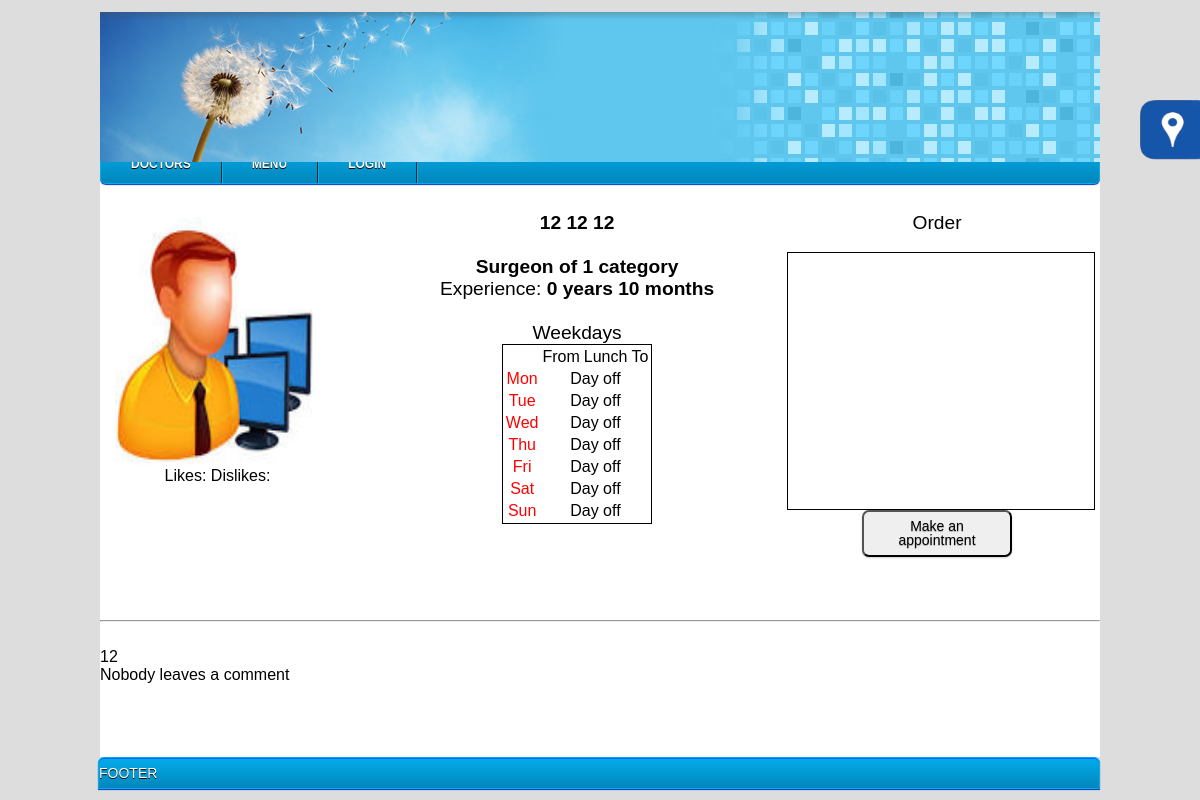
Page /index.php?doctor=35 on the committed database.
### tables this page shows
CREATE TABLE IF NOT EXISTS `Employee` (
  `Emp_ID` int(11) NOT NULL,
  `Class` int(11) NOT NULL,
  `First_Name` varchar(30) NOT NULL,
  `Surname` varchar(25) NOT NULL,
  `Middle_Name` varchar(30) DEFAULT NULL,
  `Prof` int(3) NOT NULL,
  `CarierStart` date NOT NULL,
  `Category` int(1) DEFAULT '5',
  `Phone_num` varchar(13) DEFAULT NULL,
  `Passport_data` varchar(30) NOT NULL,
  `Receipt_Date` date NOT NULL,
  `Image` varchar(50) NOT NULL,
  `CurriculumVitae` longtext NOT NULL
);

CREATE TABLE IF NOT EXISTS `Staff` (
  `Id` int(11) NOT NULL,
  `Name` varchar(30) NOT NULL,
  `Salary` double NOT NULL,
  `Unit` int(1) NOT NULL,
  `Image` varchar(50) NOT NULL
);

### pages/doctor.php (the view, shortened to what this page needs)
<?php
	if(isset($_GET[doctor])){
		$result = $mysqli->query("SELECT * FROM Employee WHERE Emp_ID=$_GET[doctor]");
		$data = $result->fetch_array();
		$result = $mysqli->query("SELECT Name FROM Staff WHERE Id = $data[Prof]");
		$dataFromStaff = $result->fetch_array();
		$currentDate = date('m/d/Y');
		$diff = abs(strtotime($currentDate) - strtotime($data[CarierStart]));
		$years = floor($diff / (365*60*60*24));
		$months = floor(($diff - $years * 365*60*60*24) / (30*60*60*24));
		$query = $mysqli->query("SELECT Likes, Dislikes FROM Rating WHERE Emp_ID = $data[Emp_ID]");
		$rating = $query->fetch_array(MYSQLI_ASSOC);
		print "
			<div class='docInfo'>
				<div class='doc_photo_rating'>
					<img src='../images/$data[Image]'>
					<div class='rating'>
						Likes: $rating[Likes]";
						print "
						Dislikes: $rating[Dislikes]
					</div>
				</div>";
				$workdays = array();
						print "
				<div class='doc_about'>
						<center><big><b>$data[First_Name] $data[Middle_Name] $data[Surname]<br><br>
					$dataFromStaff[Name] of $data[Category] category <br>
					</b>Experience:<b> $years years $months months</b><br>
					<br>
					<table class='brd' id='textCenter'>
						<tr><td></td><td>From</td><td colspan='2'>Lunch</td><td style='text-align: center;'>To</td></tr>Weekdays";
						if (!in_array("Mon", $workdays)) print "<tr><td><font color='red'>Mon</font></td><td colspan='4' style='text-align:center'>Day off</td></tr>";
						if (!in_array("Tue", $workdays)) print "<tr><td><font color='red'>Tue</font></td><td colspan='4' style='text-align:center'>Day off</td></tr>";
						if (!in_array("Wed", $workdays)) print "<tr><td><font color='red'>Wed</font></td><td colspan='4' style='text-align:center'>Day off</td></tr>";
						if (!in_array("Thu", $workdays)) print "<tr><td><font color='red'>Thu</font></td><td colspan='4' style='text-align:center'>Day off</td></tr>";
						if (!in_array("Fri", $workdays)) print "<tr><td><font color='red'>Fri</font></td><td colspan='4' style='text-align:center'>Day off</td></tr>";
						if (!in_array("Sat", $workdays)) print "<tr><td><font color='red'>Sat</font></td><td colspan='4' style='text-align:center'>Day off</td></tr>";
						if (!in_array("Sun", $workdays)) print "<tr><td><font color='red'>Sun</font></td><td colspan='4' style='text-align:center'>Day off</td></tr>";
						print "
					</table>";
					print "</big></center>
				</div>
				<div id='orderView'>
					<center> <big> Order </big> </center> <br>
					<div id='orderAction'>
						<script>
							window.onload = function() {
								orderView($data[Emp_ID]);
							};
						</script>
					</div>
					<center><button class='button' onClick='hiddenShow(\"b1\"); ";
							if(!$_SESSION['log'])
									echo "unregVisitorForm(".$data[Emp_ID].");'";
								else
									echo "datePicker($data[Emp_ID], ".$_SESSION[userData][ID].", 0);'";
							print " id='button11'>Make an appointment</button></center><br>
				</div>
			</div>
			<hr><br>$data[CurriculumVitae]<br>";
		$result = $mysqli->query("SELECT * FROM Emp_comments WHERE Emp_ID = $data[Emp_ID] ORDER by `Date` DESC") or die(mysql_error());
		$comments = $result->fetch_array();
		if($comments){
			do
			{
				$res = $mysqli->query("SELECT First_Name, Second_Name, ID FROM patients WHERE ID = $comments[Patient_Id]") or die(mysql_error());
				$patientData = $res->fetch_array();
				print "<div class='comment_block'>";
							if($_SESSION['class'] == 4 and $patientData[ID] == $_SESSION[userData][ID])
								print "$comments[Text] <a href='../phpHendlers/commentDeleting.php?id=$comments[Emp_comments_ID]&from=$data[Emp_ID]' style='text-decoration: none; text-color: grey'>&#10005</a><br>";
							else
								print "$comments[Text]<br>";
				print "<div class='comment_signiture'>$patientData[First_Name] $patientData[Second_Name]</div></div>";
			}
			while($comments = $result->fetch_array());
		}else{
			print '<centr>Nobody leaves a comment<br></center>';
		}
    }
?>

### styles/css.css (style rules this page uses)
* { font-family: Arial; }
body { background-color: #ddd; }
.button, input[type="submit"] { width: 100px; display: inline-block; outline: none; cursor: pointer; text-align: center; text-decoration: none; font: 14px/100% Arial, Helvetica, sans-serif; padding: .5em 2em .55em; text-shadow: 0 1px 1px rgba(0,0,0,.3); -webkit-border-radius: .5em; -moz-border-radius: .5em; border-radius: .5em; -webkit-box-shadow: 0 1px 2px rgba(0,0,0,.2); -moz-box-shadow: 0 1px 2px rgba(0,0,0,.2); box-shadow: 0 1px 2px rgba(0,0,0,.2); }
#button11 { width: 150px; }
.brd { border: 1px solid black; }
#textCenter td { text-align: center; }
.docInfo { margin: 0px 10px; min-height: 400; }
.doc_photo_rating { width: 205px; height: 270px; float: left; padding: 5 0 0 5; }
.doc_photo_rating img { width: 200px; height: 250px; float: top; }
.rating { text-align: center; }
.doc_about { margin-left: 120px; float: left; }
#orderView { float: right; width: 300px; height: 250px; margin: 0px 3px 3px 10px; }
#orderAction { width: 300px; height: 250px; padding: 3px 3px 3px 3px; border: solid black 1px; overflow: auto; }

### rows in the picture
employee: Image (picture), First_Name "12", Middle_Name "12", Surname "12", Category "1", CurriculumVitae "12"
staff: Name "Surgeon"
